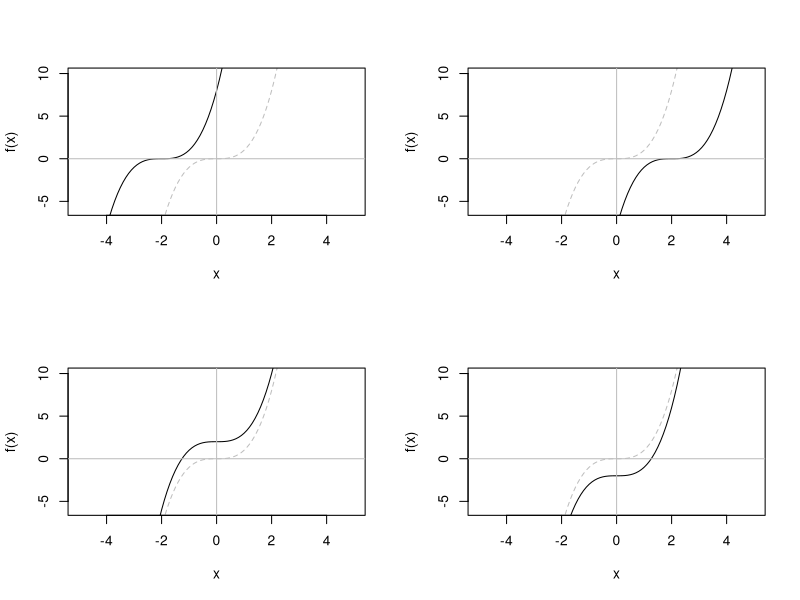

Write R code to recreate this figure.
f <- function(x){x^3}

x <- seq(-10,10,0.1)
par(mfrow=c(2,2))
plot(x,f(x),type='l',lty=2,col='gray',xlim=c(-5,5),ylim=c(-6,10))
lines(x,f(x+2))
abline(h=0,v=0,col='gray')

plot(x,f(x),type='l',lty=2,col='gray',xlim=c(-5,5),ylim=c(-6,10))
lines(x,f(x-2))
abline(h=0,v=0,col='gray')

plot(x,f(x),type='l',lty=2,col='gray',xlim=c(-5,5),ylim=c(-6,10))
lines(x,f(x)+2)
abline(h=0,v=0,col='gray')

plot(x,f(x),type='l',lty=2,col='gray',xlim=c(-5,5),ylim=c(-6,10))
lines(x,f(x)-2)
abline(h=0,v=0,col='gray')

